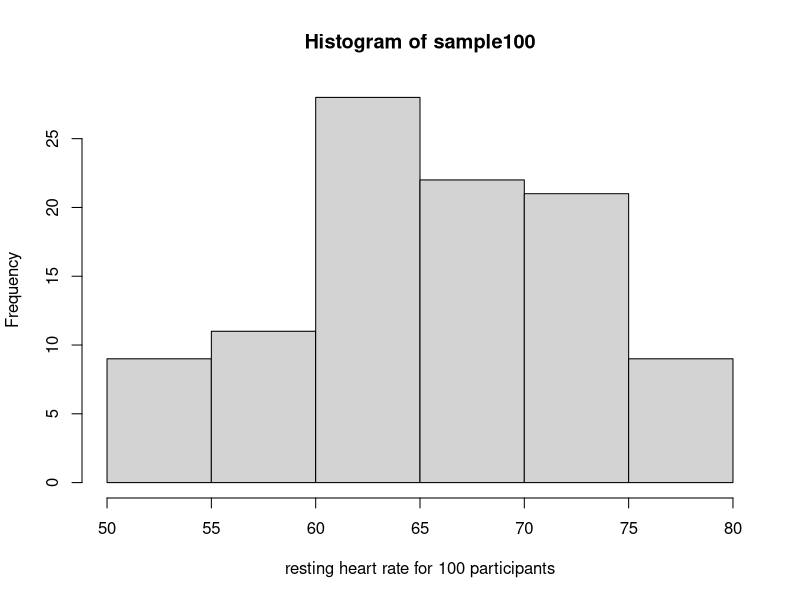
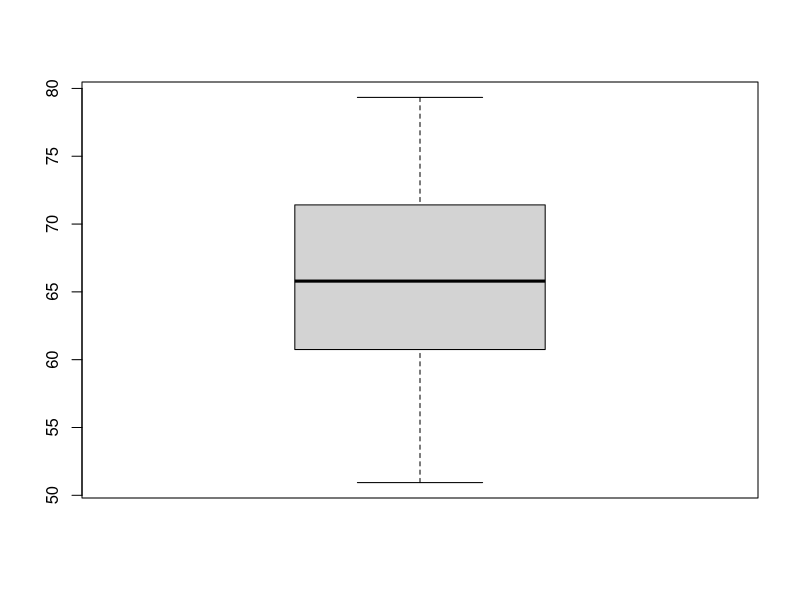
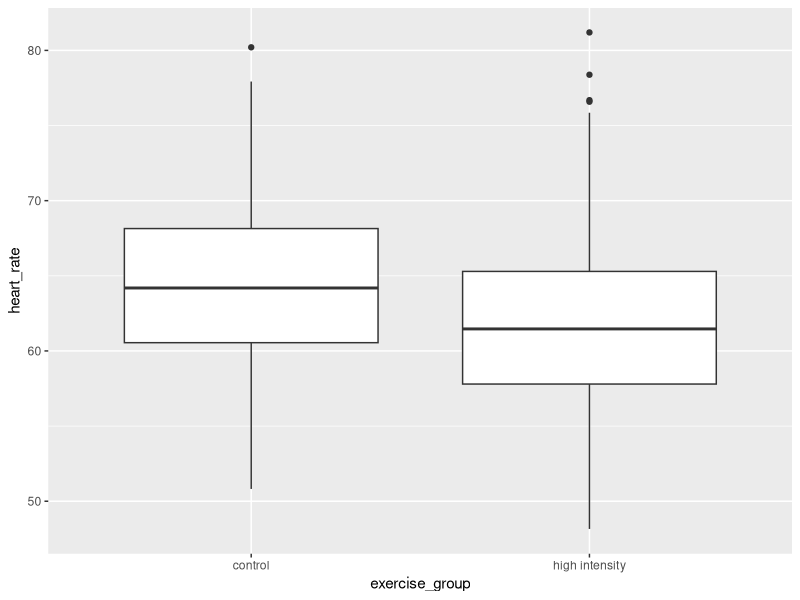
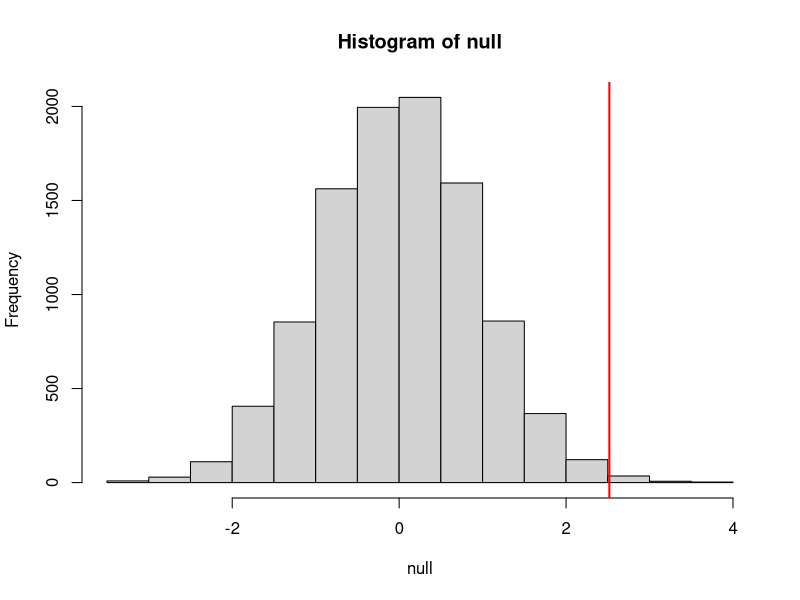
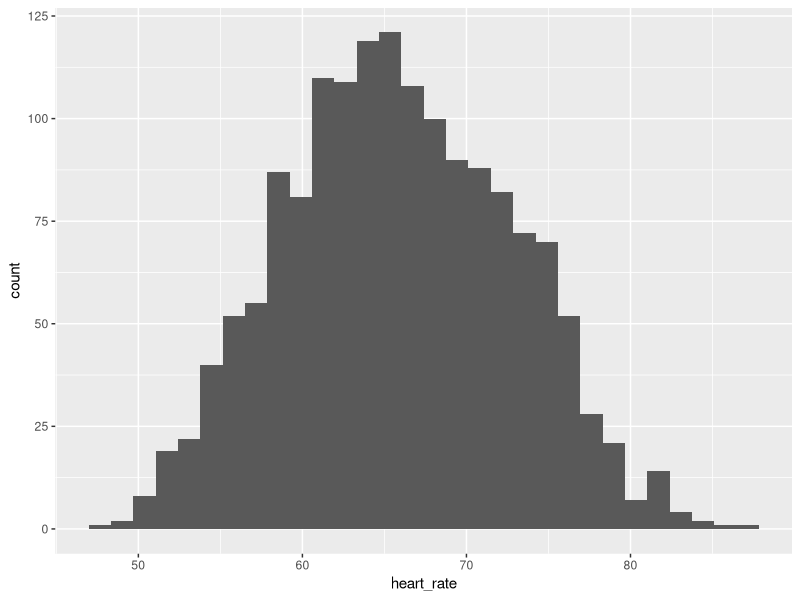
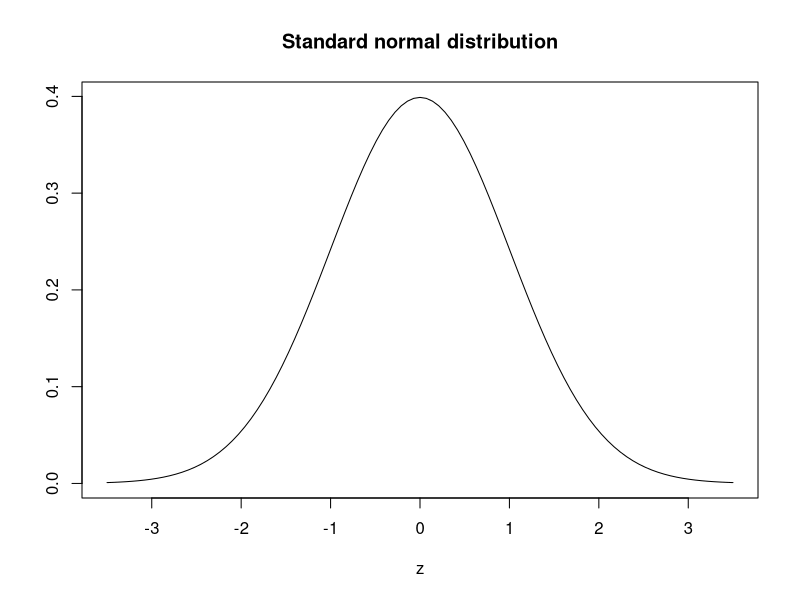
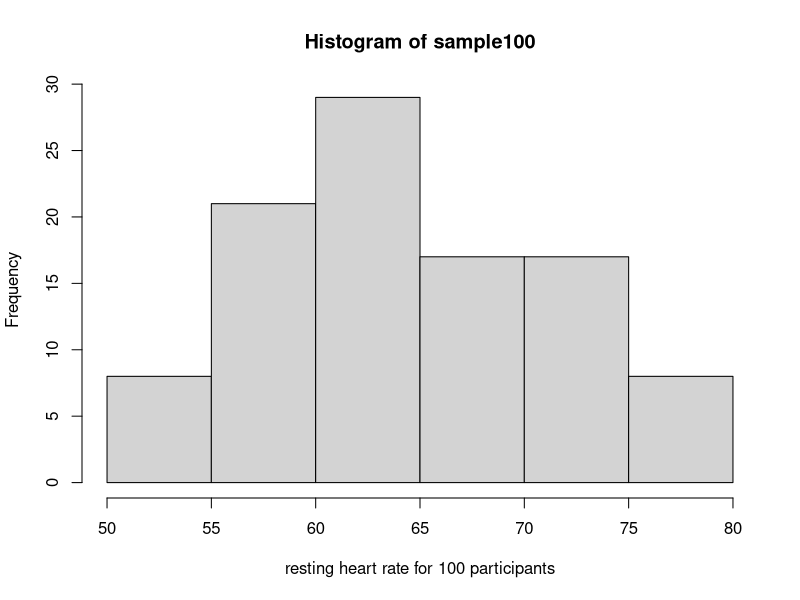
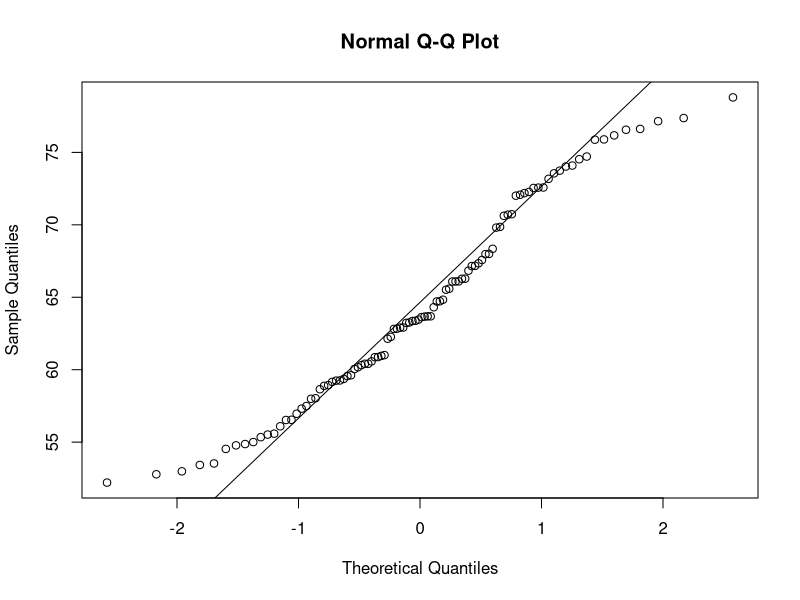

Generate these figures, in order, with R:
## ---- chunk 1
library(tidyverse)
heart_rate <- read_csv("data/simulated_heart_rates.csv")
## ---- chunk 2
# take a random sample of 100 and create a histogram
# first set the seed for the random number generator
set.seed(42)
sample100 <- sample(heart_rate$heart_rate, 100)
hist(sample100, xlab = "resting heart rate for 100 participants")
## ---- chunk 3
boxplot(sample100)
## ---- chunk 4
heart_rate %>% 
  filter(exercise_group %in% c("high intensity", "control")) %>%
  ggplot(aes(exercise_group, heart_rate)) + 
  geom_boxplot()
## ---- chunk 5
# calculate the means of the two groups
# unlist() converts a tibble (special tidyverse table) to a vector
highHR <- heart_rate %>% 
            filter(exercise_group == "high intensity") %>% 
            select(heart_rate) %>% 
            unlist() 
controlHR <- heart_rate %>% 
                filter(exercise_group == "control") %>% 
                select(heart_rate) %>% 
                unlist() 
meanDiff <- mean(controlHR) - mean(highHR)
meanDiff
## ---- chunk 6
# calculate the sample mean of 100 people in each group
high100 <- mean(sample(highHR, size = 100))
control100 <- mean(sample(controlHR, size = 100))
control100 - high100
## ---- chunk 7
# calculate the sample mean of 100 people in each group
high100 <- mean(sample(highHR, 
                           size = 100))
control100 <- mean(sample(controlHR, 
                          size = 100))
control100 - high100
## ---- chunk 8
# read in the heart rates of the entire population of all elderly people
population <- heart_rate

# sample 100 of them and calculate the mean three times
mean(sample(population$heart_rate, size = 100))
mean(sample(population$heart_rate, size = 100))
mean(sample(population$heart_rate, size = 100))
## ---- chunk 9
## 100 controls
control <- sample(population$heart_rate, 
                  size = 100)

## another 100 controls that we pretend are on a high-intensity regimen
treatment <- sample(population$heart_rate, 
                    size = 100)
mean(control) - mean(treatment)
## ---- chunk 10
treatment <- replicate(n = 10000, 
                       mean(sample(population$heart_rate, 100)))
control <- replicate(n = 10000, 
                     mean(sample(population$heart_rate, 100)))
null <- control - treatment
hist(null)
abline(v=meanDiff, col="red", lwd=2)
## ---- chunk 11
mean(null >= meanDiff)
## ---- chunk 12
population %>% ggplot(mapping = aes(heart_rate)) + geom_histogram()
## ---- chunk 13
plot(function(x) dnorm(x), -3.5, 3.5, main = "Standard normal distribution",
     xlab = "z", ylab = "")
## ---- chunk 14
1 - pnorm(meanDiff, mean=mean(null), sd=sd(null))
## ---- chunk 15
sample100 <- sample(heart_rate$heart_rate, 100)
hist(sample100, xlab = "resting heart rate for 100 participants")
## ---- chunk 16
qqnorm(sample100)
qqline(sample100)
## ---- chunk 17
# Extract two exercise groups from the data
# Compare the means of the two groups

control_group <- population %>%
  filter(exercise_group == "control") 
high_group <- population %>%
  filter(exercise_group == "high intensity") 
t.test(x = control_group$heart_rate,
       y = high_group$heart_rate)
## ---- chunk 18
# save the t-test result and access the p-value alone
result <- t.test(x = control_group$heart_rate,
                 y = high_group$heart_rate)
result$p.value
## ---- chunk 19
# access the confidence interval
result$conf.int
## ---- chunk 20
Q <- qnorm(1- 0.05/2)
N <- 30
B <- 200
plot(mean(population$heart_rate) + c(-7,7), c(1,1), type="n", 
     xlab="heart rate", ylab="confidence interval", ylim=c(1,B))
abline(v=mean(population$heart_rate), col = "darkgray", lty = 3, lwd = 5)
for (i in 1:B) {
  hr <- sample(population$heart_rate, N)
  se <- sd(hr)/sqrt(N)
  interval <- c(mean(hr) - Q * se, mean(hr) + Q * se)
  covered <- mean(population$heart_rate) <= interval[2] & 
    mean(population$heart_rate) >= interval[1]
  color <- ifelse(covered, "lightblue", "red")
  lines(interval, c(i, i), col=color)
  }
## ---- chunk 21
ggplot(data.frame(x = c(0, 10)), aes(x = x)) +
  stat_function(fun = dnorm, args = list(3, 1), color = "#7570b3", lwd=1) +
  stat_function(fun = dnorm, args = list(5, 1), color = "#d95f02", lwd=1) +
  theme(axis.title.x=element_blank(), axis.title.y=element_blank()) + 
  annotate('text', x = 1.5, y = 0.3, label= "mean = 3\nsd = 1", color = "#7570b3") + 
  annotate('text', x = 6.5, y = 0.3, label= "mean = 5\nsd = 1", color = "#d95f02")
## ---- chunk 22
ggplot(data.frame(x = c(0, 10)), aes(x = x)) +
  stat_function(fun = dnorm, args = list(3, 2), color = "#7570b3", lwd=1) +
  stat_function(fun = dnorm, args = list(5, 1), color = "#d95f02", lwd=1) +
  theme(axis.title.x=element_blank(), axis.title.y=element_blank()) + 
  annotate('text', x = 1.5, y = 0.2, label= "mean = 3\nsd = 2", color = "#7570b3") + 
  annotate('text', x = 6.5, y = 0.3, label= "mean = 5\nsd = 1", color = "#d95f02")
## ---- chunk 23
heart_rate %>% 
  group_by(exercise_group) %>%
  summarise(across(heart_rate,
                   list(variance=var, standard_deviation = sd))) 
## ---- chunk 24
var.test(heart_rate$exercise_group == "control",
         heart_rate$exercise_group == "high intensity")
## ---- chunk 25
set.seed(1)
n_sims <- 1000 # we want 1000 simulations
p_vals <- c()  # create a vector to hold the p-values

for(i in 1:n_sims){
  group1 <- rnorm(n=30, mean=1, sd=2) # simulate group 1
  group2 <- rnorm(n=30, mean=0, sd=2) # simulate group 2
  
  # run t-test and extract the p-value
  p_vals[i] <- t.test(group1, group2, var.equal = TRUE)$p.value 
}

# check power (i.e. proportion of p-values that are smaller 
# than alpha-level of .05)
mean(p_vals < .05) 
## ---- chunk 26
# sample size = 522 per group
# delta = the observed effect size, meanDiff
# sd = standard deviation 
# significance level (Type 1 error probability or 
#                     false positive rate) = 0.05
# type = two-sample t-test
# What is the power of this experiment to detect 
#                     an effect of size meanDiff?
power.t.test(n = 522, delta = meanDiff, sd = sd(heart_rate$heart_rate), 
             sig.level = 0.05, type = "two.sample")
## ---- chunk 27
# delta = the observed effect size, meanDiff
# sd = standard deviation
# significance level (Type 1 error probability or false positive rate) = 0.05
# type = two-sample t-test
# What is the minimum sample size we would need at 80% power?
power.t.test(delta = meanDiff, sd = sd(heart_rate$heart_rate), 
             sig.level = 0.05, type = "two.sample", power = 0.8)
## ---- chunk 28
# n = (16/delta squared), where delta is the standardized effect size
# delta = effect size standardized as Cohen's d
#     (difference in means)/(standard deviation)  
standardizedEffectSize <- meanDiff/sd(heart_rate$heart_rate)
n <- 16/standardizedEffectSize^2
n
## ---- chunk 29
# difference in means = (4 * sd)/(square root of n)
# n = 100, the number that I can afford
SD <- sd(heart_rate$heart_rate)
detectableDifferenceInMeans <- (4 * SD)/sqrt(100)
detectableDifferenceInMeans
## ---- chunk 30
power.curve <- function(n){
  
cd <- seq(.01, 2, .1)  #Vector of effect sizes
samp.out <- NULL

for(i in 1:length(cd)) {
  power <-  power.t.test(n=n, delta=cd[i], 
                         sig.level=.05, type="two.sample")$power
  power <-  data.frame(effect.size=cd[i], power=power)
  samp.out <- rbind(samp.out, power)
  }

ggplot(samp.out, aes(effect.size, power)) +
  geom_line() + 
  geom_point() +
  theme_minimal() +
  geom_hline(yintercept = .8, lty=2, color='blue') +
  labs(title=paste0("t-test Power Curve for n=", n),
       x="Cohen's d",
       y="Power")
}
power.curve(5)
power.curve(50)
power.curve(500)
## ---- chunk 31
library(broom)

# start with a vector of effect size values to plot
seq(.01, 2, .49) %>% 
  # reverse the vector so the legend labels 
  # and the curves are in the same vertical order 
  rev() %>% 
  # map will help us perform power calculations for every
  # value in the vector of effect sizes
  map(
    # the purrr function will first do the power calculations, 
    # then turn it into a data frame,
    # then make a column that records the effect size 
    ~ power.t.test(
      # small steps in n values make a smooth plot
      n = seq(2, 100, .05), 
      # .x is each value in the effect size vector
      delta = .x) %>% 
      # turn the power.htest object into a dataframe (tibble)
      tidy() %>% 
      # keep track of the effect size 
      # for this set of calculations
      mutate(effect_size=as.factor(.x)) 
  ) %>%
  # map will return a list of data frames of the power
  # calculations so we need to turn it into a single dataframe
  bind_rows() %>% 
  # now we have data we can plot as usual!
  ggplot(aes(n, power, color=effect_size)) +
  # we used a lot of points so this geom_line will look smooth
  geom_line() +
  labs(y="Power",
       x = "Sample size",
       color = "Effect Size (Cohen's d)") +
  theme_bw()
